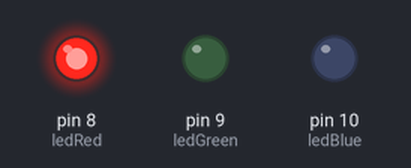
A sketch run on a simulated Arduino Uno, built with avr-gcc and run on an emulated ATmega328P. Parts: output pins drawn as LEDs (lit = HIGH).

Above: at 0.06 s.
At 0.9 s:
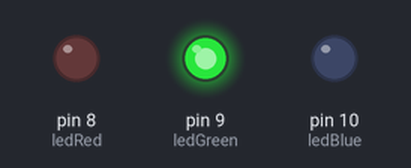
At 3.9 s:
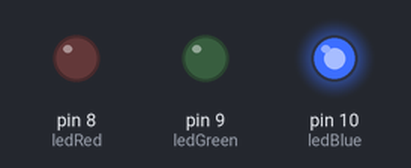
At 5.0 s:
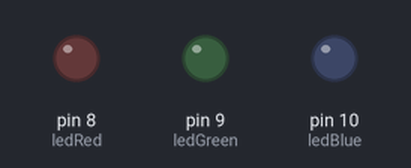
Timing chart, 0 to 7.2 s (numbered marks = the images above):
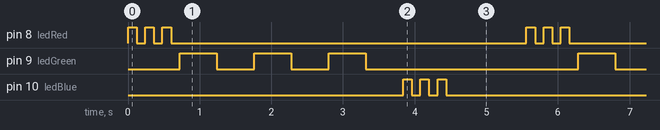

Measured:
- by itself, pin 8 (ledRed), pin 10 (ledBlue): repeats every 5.6 s: 2 × (LOW 0.12 s, HIGH 0.12 s), LOW 5.0 s, HIGH 0.12 s
- by itself, pin 9 (ledGreen): repeats every 5.6 s: 2 × (LOW 0.52 s, HIGH 0.52 s), LOW 3.0 s, HIGH 0.52 s
- by itself, everything shown: repeats every 5.6 s, in 18 steps

The sketch:

_2_arduino_morse_sos_led_on_off.ino
```cpp
int ledRed = 8;
int ledGreen = 9;
int ledBlue = 10;

int dig = 120;
int duh = 520;

int longDelay = 1000;

void setup()
{
  pinMode(ledRed, OUTPUT);
  pinMode(ledGreen, OUTPUT);
  pinMode(ledBlue, OUTPUT);
}


void loop()
{
  digitalWrite(ledRed, HIGH);
  delay(dig);
  digitalWrite(ledRed, LOW);
  delay(dig);
  digitalWrite(ledRed, HIGH);
  delay(dig);
  digitalWrite(ledRed, LOW);
  delay(dig);
  digitalWrite(ledRed, HIGH);
  delay(dig);
  digitalWrite(ledRed, LOW);
  delay(dig);


  digitalWrite(ledGreen, HIGH);
  delay(duh);
  digitalWrite(ledGreen, LOW);
  delay(duh);
  digitalWrite(ledGreen, HIGH);
  delay(duh);
  digitalWrite(ledGreen, LOW);
  delay(duh);
  digitalWrite(ledGreen, HIGH);
  delay(duh);
  digitalWrite(ledGreen, LOW);
  delay(duh);


  digitalWrite(ledBlue, HIGH);
  delay(dig);
  digitalWrite(ledBlue, LOW);
  delay(dig);
  digitalWrite(ledBlue, HIGH);
  delay(dig);
  digitalWrite(ledBlue, LOW);
  delay(dig);
  digitalWrite(ledBlue, HIGH);
  delay(dig);
  digitalWrite(ledBlue, LOW);
  delay(dig);


  delay(longDelay);
}
```
